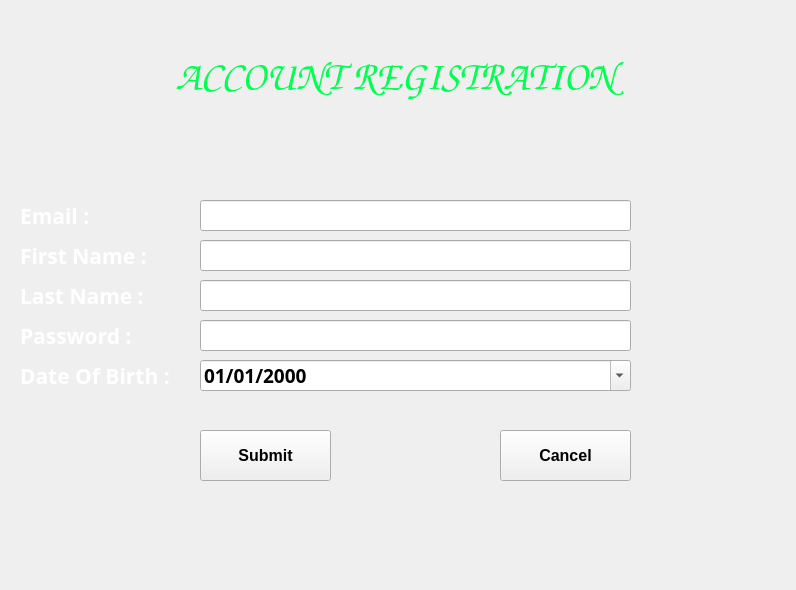
<?xml version="1.0" encoding="UTF-8"?>
<ui version="4.0">
 <class>RestaurantMenu</class>
 <widget class="QMainWindow" name="RestaurantMenu">
  <property name="geometry">
   <rect>
    <x>0</x>
    <y>0</y>
    <width>796</width>
    <height>590</height>
   </rect>
  </property>
  <property name="windowTitle">
   <string>MainWindow</string>
  </property>
  <widget class="QWidget" name="centralwidget">
   <widget class="QLabel" name="label_2">
    <property name="geometry">
     <rect>
      <x>30</x>
      <y>30</y>
      <width>731</width>
      <height>91</height>
     </rect>
    </property>
    <property name="palette">
     <palette>
      <active>
       <colorrole role="WindowText">
        <brush brushstyle="SolidPattern">
         <color alpha="255">
          <red>0</red>
          <green>255</green>
          <blue>81</blue>
         </color>
        </brush>
       </colorrole>
      </active>
      <inactive>
       <colorrole role="WindowText">
        <brush brushstyle="SolidPattern">
         <color alpha="255">
          <red>0</red>
          <green>255</green>
          <blue>81</blue>
         </color>
        </brush>
       </colorrole>
      </inactive>
      <disabled>
       <colorrole role="WindowText">
        <brush brushstyle="SolidPattern">
         <color alpha="255">
          <red>120</red>
          <green>120</green>
          <blue>120</blue>
         </color>
        </brush>
       </colorrole>
      </disabled>
     </palette>
    </property>
    <property name="font">
     <font>
      <family>Comic Sans MS</family>
      <pointsize>30</pointsize>
      <weight>75</weight>
      <bold>true</bold>
     </font>
    </property>
    <property name="cursor">
     <cursorShape>PointingHandCursor</cursorShape>
    </property>
    <property name="text">
     <string>ACCOUNT REGISTRATION</string>
    </property>
    <property name="alignment">
     <set>Qt::AlignCenter</set>
    </property>
   </widget>
   <widget class="QLabel" name="label_4">
    <property name="geometry">
     <rect>
      <x>20</x>
      <y>200</y>
      <width>141</width>
      <height>31</height>
     </rect>
    </property>
    <property name="palette">
     <palette>
      <active>
       <colorrole role="WindowText">
        <brush brushstyle="SolidPattern">
         <color alpha="255">
          <red>255</red>
          <green>255</green>
          <blue>255</blue>
         </color>
        </brush>
       </colorrole>
      </active>
      <inactive>
       <colorrole role="WindowText">
        <brush brushstyle="SolidPattern">
         <color alpha="255">
          <red>255</red>
          <green>255</green>
          <blue>255</blue>
         </color>
        </brush>
       </colorrole>
      </inactive>
      <disabled>
       <colorrole role="WindowText">
        <brush brushstyle="SolidPattern">
         <color alpha="255">
          <red>120</red>
          <green>120</green>
          <blue>120</blue>
         </color>
        </brush>
       </colorrole>
      </disabled>
     </palette>
    </property>
    <property name="font">
     <font>
      <family>Bahnschrift SemiBold</family>
      <pointsize>16</pointsize>
      <weight>75</weight>
      <bold>true</bold>
     </font>
    </property>
    <property name="text">
     <string>Email :</string>
    </property>
   </widget>
   <widget class="QLineEdit" name="EmailField">
    <property name="geometry">
     <rect>
      <x>200</x>
      <y>200</y>
      <width>431</width>
      <height>31</height>
     </rect>
    </property>
    <property name="font">
     <font>
      <family>Bahnschrift SemiBold</family>
      <pointsize>14</pointsize>
      <weight>75</weight>
      <bold>true</bold>
     </font>
    </property>
   </widget>
   <widget class="QLabel" name="label_5">
    <property name="geometry">
     <rect>
      <x>20</x>
      <y>240</y>
      <width>161</width>
      <height>31</height>
     </rect>
    </property>
    <property name="palette">
     <palette>
      <active>
       <colorrole role="WindowText">
        <brush brushstyle="SolidPattern">
         <color alpha="255">
          <red>255</red>
          <green>255</green>
          <blue>255</blue>
         </color>
        </brush>
       </colorrole>
      </active>
      <inactive>
       <colorrole role="WindowText">
        <brush brushstyle="SolidPattern">
         <color alpha="255">
          <red>255</red>
          <green>255</green>
          <blue>255</blue>
         </color>
        </brush>
       </colorrole>
      </inactive>
      <disabled>
       <colorrole role="WindowText">
        <brush brushstyle="SolidPattern">
         <color alpha="255">
          <red>120</red>
          <green>120</green>
          <blue>120</blue>
         </color>
        </brush>
       </colorrole>
      </disabled>
     </palette>
    </property>
    <property name="font">
     <font>
      <family>Bahnschrift SemiBold</family>
      <pointsize>16</pointsize>
      <weight>75</weight>
      <bold>true</bold>
     </font>
    </property>
    <property name="text">
     <string>First Name :</string>
    </property>
   </widget>
   <widget class="QLineEdit" name="FNameField">
    <property name="geometry">
     <rect>
      <x>200</x>
      <y>240</y>
      <width>431</width>
      <height>31</height>
     </rect>
    </property>
    <property name="font">
     <font>
      <family>Bahnschrift SemiBold</family>
      <pointsize>14</pointsize>
      <weight>75</weight>
      <bold>true</bold>
     </font>
    </property>
   </widget>
   <widget class="QLabel" name="label_6">
    <property name="geometry">
     <rect>
      <x>20</x>
      <y>280</y>
      <width>161</width>
      <height>31</height>
     </rect>
    </property>
    <property name="palette">
     <palette>
      <active>
       <colorrole role="WindowText">
        <brush brushstyle="SolidPattern">
         <color alpha="255">
          <red>255</red>
          <green>255</green>
          <blue>255</blue>
         </color>
        </brush>
       </colorrole>
      </active>
      <inactive>
       <colorrole role="WindowText">
        <brush brushstyle="SolidPattern">
         <color alpha="255">
          <red>255</red>
          <green>255</green>
          <blue>255</blue>
         </color>
        </brush>
       </colorrole>
      </inactive>
      <disabled>
       <colorrole role="WindowText">
        <brush brushstyle="SolidPattern">
         <color alpha="255">
          <red>120</red>
          <green>120</green>
          <blue>120</blue>
         </color>
        </brush>
       </colorrole>
      </disabled>
     </palette>
    </property>
    <property name="font">
     <font>
      <family>Bahnschrift SemiBold</family>
      <pointsize>16</pointsize>
      <weight>75</weight>
      <bold>true</bold>
     </font>
    </property>
    <property name="text">
     <string>Last Name :</string>
    </property>
   </widget>
   <widget class="QLineEdit" name="LNameField">
    <property name="geometry">
     <rect>
      <x>200</x>
      <y>280</y>
      <width>431</width>
      <height>31</height>
     </rect>
    </property>
    <property name="font">
     <font>
      <family>Bahnschrift SemiBold</family>
      <pointsize>14</pointsize>
      <weight>75</weight>
      <bold>true</bold>
     </font>
    </property>
   </widget>
   <widget class="QLabel" name="label_7">
    <property name="geometry">
     <rect>
      <x>20</x>
      <y>320</y>
      <width>161</width>
      <height>31</height>
     </rect>
    </property>
    <property name="palette">
     <palette>
      <active>
       <colorrole role="WindowText">
        <brush brushstyle="SolidPattern">
         <color alpha="255">
          <red>255</red>
          <green>255</green>
          <blue>255</blue>
         </color>
        </brush>
       </colorrole>
      </active>
      <inactive>
       <colorrole role="WindowText">
        <brush brushstyle="SolidPattern">
         <color alpha="255">
          <red>255</red>
          <green>255</green>
          <blue>255</blue>
         </color>
        </brush>
       </colorrole>
      </inactive>
      <disabled>
       <colorrole role="WindowText">
        <brush brushstyle="SolidPattern">
         <color alpha="255">
          <red>120</red>
          <green>120</green>
          <blue>120</blue>
         </color>
        </brush>
       </colorrole>
      </disabled>
     </palette>
    </property>
    <property name="font">
     <font>
      <family>Bahnschrift SemiBold</family>
      <pointsize>16</pointsize>
      <weight>75</weight>
      <bold>true</bold>
     </font>
    </property>
    <property name="text">
     <string>Password :</string>
    </property>
   </widget>
   <widget class="QLineEdit" name="PassField">
    <property name="geometry">
     <rect>
      <x>200</x>
      <y>320</y>
      <width>431</width>
      <height>31</height>
     </rect>
    </property>
    <property name="font">
     <font>
      <family>Bahnschrift SemiBold</family>
      <pointsize>14</pointsize>
      <weight>75</weight>
      <bold>true</bold>
     </font>
    </property>
   </widget>
   <widget class="QLabel" name="label_8">
    <property name="geometry">
     <rect>
      <x>20</x>
      <y>360</y>
      <width>171</width>
      <height>31</height>
     </rect>
    </property>
    <property name="palette">
     <palette>
      <active>
       <colorrole role="WindowText">
        <brush brushstyle="SolidPattern">
         <color alpha="255">
          <red>255</red>
          <green>255</green>
          <blue>255</blue>
         </color>
        </brush>
       </colorrole>
      </active>
      <inactive>
       <colorrole role="WindowText">
        <brush brushstyle="SolidPattern">
         <color alpha="255">
          <red>255</red>
          <green>255</green>
          <blue>255</blue>
         </color>
        </brush>
       </colorrole>
      </inactive>
      <disabled>
       <colorrole role="WindowText">
        <brush brushstyle="SolidPattern">
         <color alpha="255">
          <red>120</red>
          <green>120</green>
          <blue>120</blue>
         </color>
        </brush>
       </colorrole>
      </disabled>
     </palette>
    </property>
    <property name="font">
     <font>
      <family>Bahnschrift SemiBold</family>
      <pointsize>16</pointsize>
      <weight>75</weight>
      <bold>true</bold>
     </font>
    </property>
    <property name="text">
     <string>Date Of Birth :</string>
    </property>
   </widget>
   <widget class="QPushButton" name="SubmitBt">
    <property name="geometry">
     <rect>
      <x>200</x>
      <y>430</y>
      <width>131</width>
      <height>51</height>
     </rect>
    </property>
    <property name="font">
     <font>
      <pointsize>12</pointsize>
      <weight>75</weight>
      <bold>true</bold>
     </font>
    </property>
    <property name="text">
     <string>Submit</string>
    </property>
   </widget>
   <widget class="QPushButton" name="CancelBt">
    <property name="geometry">
     <rect>
      <x>500</x>
      <y>430</y>
      <width>131</width>
      <height>51</height>
     </rect>
    </property>
    <property name="font">
     <font>
      <pointsize>12</pointsize>
      <weight>75</weight>
      <bold>true</bold>
     </font>
    </property>
    <property name="text">
     <string>Cancel</string>
    </property>
   </widget>
   <widget class="QDateEdit" name="DoBField">
    <property name="geometry">
     <rect>
      <x>200</x>
      <y>360</y>
      <width>431</width>
      <height>31</height>
     </rect>
    </property>
    <property name="font">
     <font>
      <family>Bahnschrift SemiBold</family>
      <pointsize>14</pointsize>
      <weight>75</weight>
      <bold>true</bold>
     </font>
    </property>
    <property name="currentSection">
     <enum>QDateTimeEdit::DaySection</enum>
    </property>
    <property name="displayFormat">
     <string>dd/MM/yyyy</string>
    </property>
    <property name="calendarPopup">
     <bool>true</bool>
    </property>
   </widget>
   <widget class="QLabel" name="label">
    <property name="geometry">
     <rect>
      <x>-20</x>
      <y>-10</y>
      <width>831</width>
      <height>611</height>
     </rect>
    </property>
    <property name="text">
     <string/>
    </property>
    <property name="pixmap">
     <pixmap>rick-astley-1400x825.jpg</pixmap>
    </property>
    <property name="scaledContents">
     <bool>true</bool>
    </property>
   </widget>
   <zorder>label</zorder>
   <zorder>label_2</zorder>
   <zorder>label_4</zorder>
   <zorder>EmailField</zorder>
   <zorder>label_5</zorder>
   <zorder>FNameField</zorder>
   <zorder>label_6</zorder>
   <zorder>LNameField</zorder>
   <zorder>label_7</zorder>
   <zorder>PassField</zorder>
   <zorder>label_8</zorder>
   <zorder>SubmitBt</zorder>
   <zorder>CancelBt</zorder>
   <zorder>DoBField</zorder>
  </widget>
 </widget>
 <resources>
  <include location="background.qrc"/>
 </resources>
 <connections/>
</ui>
